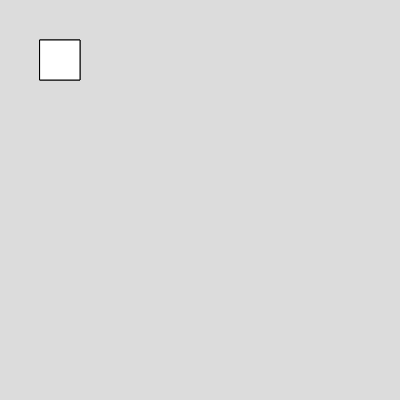
Frame 1 (no input)
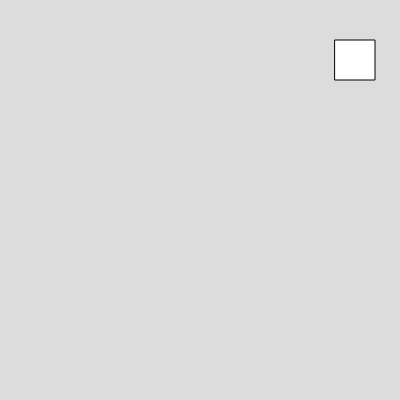
Frame 60 (no input)
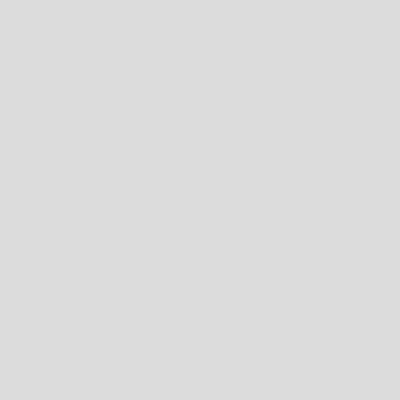
Frame 120 (the mouse pressed at the canvas centre since frame 60)

The p5.js sketch that drew these frames (run headless with seeded random() and noise() and a simulated clock; from frame 60 on, the mouse is pressed at the canvas centre):

// p5.js sketch
// ── sketch.js
var box1, box2

function setup() 
{
  createCanvas(400, 400);

  //creating object out of class
  box1 = new Box();
  box2 = new Box();

}

function draw() 
{
  background(220);
  box1.show();
  box1.setSpeed(10);

  box2.show();
  box2.setSpeed(5);
}


// ── box.js
class Box
  {
    //attributes
    constructor(){
      this.x = 40;
      this.y = 40;
      this.w = 40;
      this.h = 40;
    }
  
    show(){
      rect(this.x, this.y, this.w, this.h)
    }

    setSpeed(v){
      this.x = this.x + v
    }
  }

  

  
